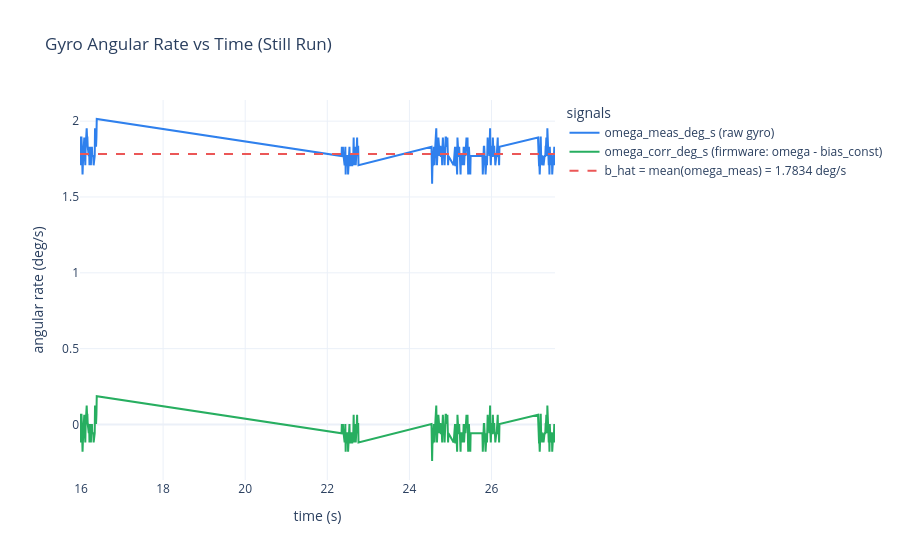
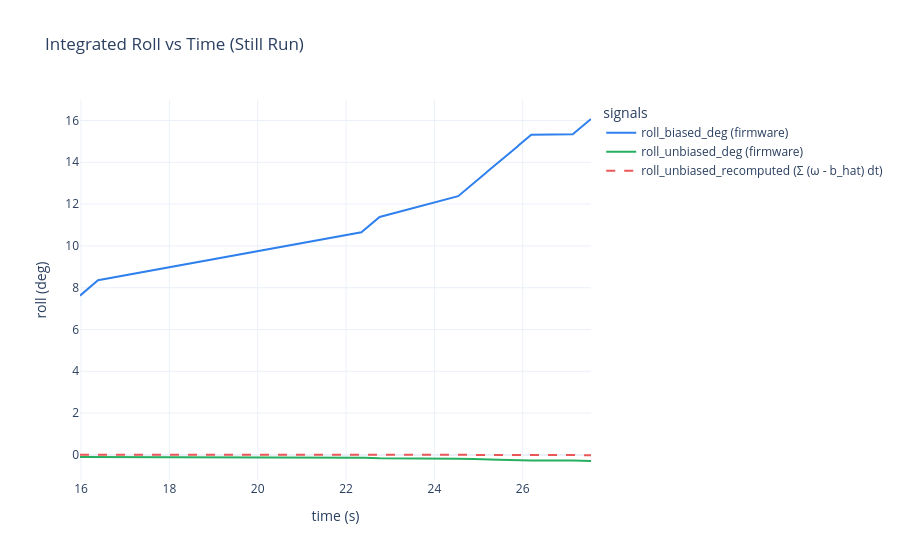
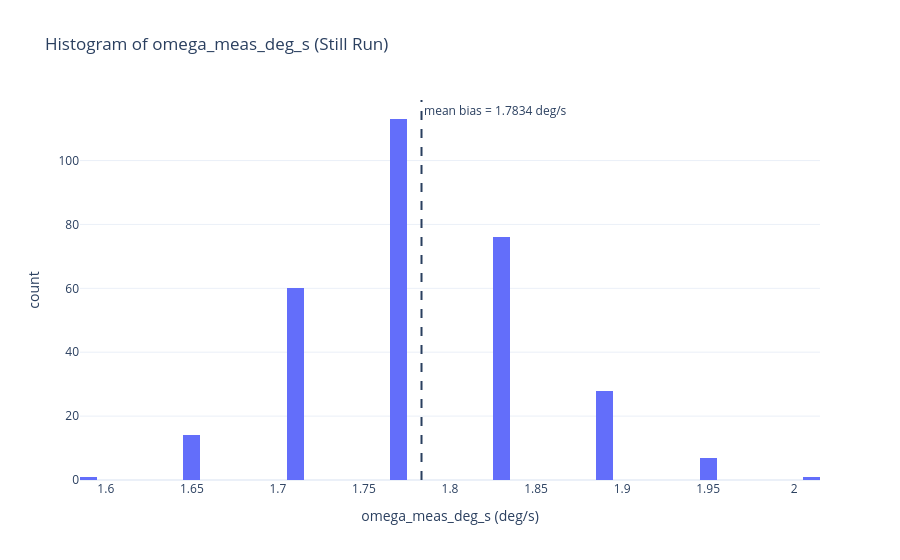
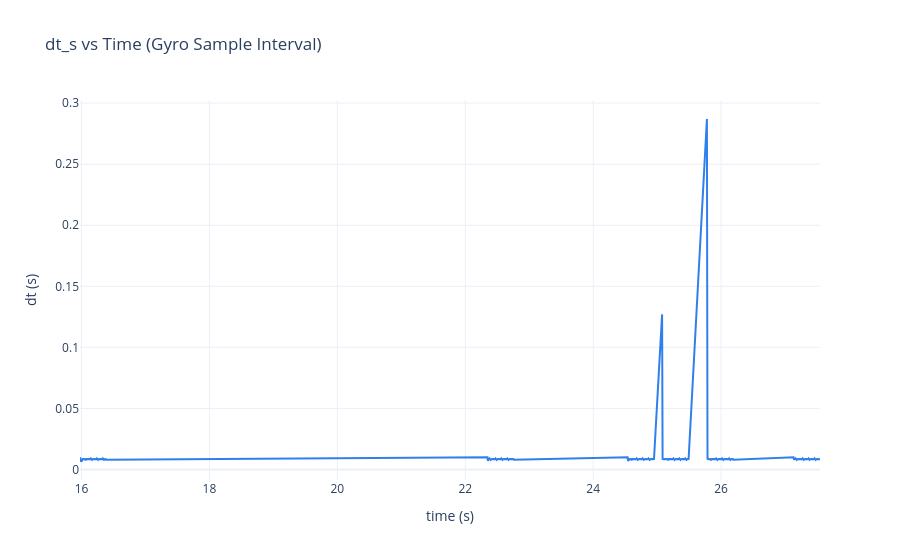

The notebook cell saved with these charts, in order:
### Code cell
# plot_roll_unbiased_csv.py
# -----------------------------------------------------------------------------
# Plot and analyze the "biased + unbiased" roll log produced by your ESP32 code:
#
# CSV columns (from your firmware):
#   time_s, dt_s, omega_meas_deg_s, omega_corr_deg_s, roll_biased_deg, roll_unbiased_deg
#
# Assumption for this script (as you asked):
#   - The IMU was kept STILL for the ENTIRE duration.
#   - Therefore, omega_true ≈ 0 for all time, so omega_meas ≈ bias + noise.
#   - We estimate a single constant bias from the full dataset:
#         b_hat = mean(omega_meas_deg_s)
#
# We then:
#   1) Plot raw omega_meas and omega_corr vs time
#   2) Plot roll_biased and roll_unbiased (firmware) vs time
#   3) Recompute our own unbiased roll using the same dt samples:
#         theta_unbiased_recomputed[k] = Σ (omega_meas[k] - b_hat) * dt[k]
#      (This is the mathematically clean discrete-time bias correction)
#   4) Show histogram of omega_meas (noise distribution around bias)
#
# Usage:
#   python3 plot_roll_unbiased_csv.py /path/to/roll_unbiased0.csv
#
# Dependencies:
#   python3 -m pip install --user numpy pandas plotly
# -----------------------------------------------------------------------------

from __future__ import annotations

import sys
from io import StringIO

import numpy as np
import pandas as pd
import plotly.graph_objects as go
import plotly.express as px


# ----------------------------- Styling -----------------------------
TEMPLATE = "plotly_white"
COLORWAY = ["#2F80ED", "#27AE60", "#EB5757", "#9B51E0", "#F2994A", "#56CCF2"]
# ------------------------------------------------------------------


def load_csv_clean(path: str) -> pd.DataFrame:
    """
    Loads the CSV while removing miniterm banners / dump markers, if present.
    """
    with open(path, "r", encoding="utf-8", errors="ignore") as f:
        lines = f.readlines()

    cleaned = []
    for ln in lines:
        s = ln.strip()
        if not s:
            continue
        if s.startswith("---"):  # miniterm banner / CSV DUMP markers
            continue
        cleaned.append(ln)

    df = pd.read_csv(StringIO("".join(cleaned)))

    expected = [
        "time_s",
        "dt_s",
        "omega_meas_deg_s",
        "omega_corr_deg_s",
        "roll_biased_deg",
        "roll_unbiased_deg",
    ]
    missing = [c for c in expected if c not in df.columns]
    if missing:
        raise ValueError(f"Missing columns in CSV: {missing}\nFound: {list(df.columns)}")

    # Convert to numeric and drop bad rows
    for c in expected:
        df[c] = pd.to_numeric(df[c], errors="coerce")
    df = df.dropna(subset=expected).sort_values("time_s").reset_index(drop=True)

    return df


def estimate_bias_full_run(df: pd.DataFrame) -> dict:
    """
    Under the "still for all time" assumption:
      omega_true ≈ 0  -> omega_meas ≈ b + noise
    So b_hat = mean(omega_meas).

    Also compute a noise std estimate around that mean.
    """
    w = df["omega_meas_deg_s"].to_numpy()
    b_hat = float(np.mean(w))
    med = float(np.median(w))
    std = float(np.std(w, ddof=1)) if w.size > 1 else 0.0

    # Drift rate if you integrate the bias (deg/min)
    drift_deg_per_min = b_hat * 60.0

    # Predicted drift over the whole recorded interval:
    # Use total elapsed time from the data itself
    T = float(df["time_s"].iloc[-1] - df["time_s"].iloc[0])
    predicted_drift_deg = b_hat * T

    return {
        "bias_mean_deg_s": b_hat,
        "bias_median_deg_s": med,
        "noise_std_deg_s": std,
        "drift_deg_per_min": drift_deg_per_min,
        "T_total_s": T,
        "predicted_drift_deg": predicted_drift_deg,
        "n_samples": int(w.size),
    }


def recompute_unbiased_roll(df: pd.DataFrame, bias_deg_s: float) -> np.ndarray:
    """
    Recompute an unbiased roll angle using discrete integration with recorded dt:

      theta_unbiased[k] = Σ_{i=1..k} (omega_meas[i] - b_hat) * dt[i]

    This is the clean discrete-time bias correction consistent with your integration model.
    """
    omega = df["omega_meas_deg_s"].to_numpy()
    dt = df["dt_s"].to_numpy()
    return np.cumsum((omega - bias_deg_s) * dt)


def plot_rates(df: pd.DataFrame, bias_deg_s: float):
    """
    Plot omega_meas and omega_corr. Also draw a horizontal line at the estimated bias.
    """
    fig = go.Figure()
    fig.update_layout(template=TEMPLATE, colorway=COLORWAY)

    fig.add_trace(go.Scatter(
        x=df["time_s"], y=df["omega_meas_deg_s"],
        mode="lines", name="omega_meas_deg_s (raw gyro)",
        line=dict(width=2)
    ))

    fig.add_trace(go.Scatter(
        x=df["time_s"], y=df["omega_corr_deg_s"],
        mode="lines", name="omega_corr_deg_s (firmware: omega - bias_const)",
        line=dict(width=2)
    ))

    # Estimated bias line
    fig.add_trace(go.Scatter(
        x=[df["time_s"].iloc[0], df["time_s"].iloc[-1]],
        y=[bias_deg_s, bias_deg_s],
        mode="lines", name=f"b_hat = mean(omega_meas) = {bias_deg_s:.4f} deg/s",
        line=dict(width=2, dash="dash")
    ))

    fig.update_layout(
        title="Gyro Angular Rate vs Time (Still Run)",
        xaxis_title="time (s)",
        yaxis_title="angular rate (deg/s)",
        hovermode="x unified",
        legend_title="signals",
    )
    fig.show()


def plot_rolls(df: pd.DataFrame, roll_unbiased_recomputed: np.ndarray):
    """
    Plot firmware integrated roll (biased & unbiased) and compare with recomputed unbiased roll.
    """
    fig = go.Figure()
    fig.update_layout(template=TEMPLATE, colorway=COLORWAY)

    fig.add_trace(go.Scatter(
        x=df["time_s"], y=df["roll_biased_deg"],
        mode="lines", name="roll_biased_deg (firmware)",
        line=dict(width=2)
    ))

    fig.add_trace(go.Scatter(
        x=df["time_s"], y=df["roll_unbiased_deg"],
        mode="lines", name="roll_unbiased_deg (firmware)",
        line=dict(width=2)
    ))

    fig.add_trace(go.Scatter(
        x=df["time_s"], y=roll_unbiased_recomputed,
        mode="lines", name="roll_unbiased_recomputed (Σ (ω - b_hat) dt)",
        line=dict(width=2, dash="dash")
    ))

    fig.update_layout(
        title="Integrated Roll vs Time (Still Run)",
        xaxis_title="time (s)",
        yaxis_title="roll (deg)",
        hovermode="x unified",
        legend_title="signals",
    )
    fig.show()


def plot_hist(df: pd.DataFrame, bias_deg_s: float):
    """
    Histogram of omega_meas with a vertical line at bias mean.
    """
    fig = px.histogram(
        df, x="omega_meas_deg_s", nbins=60,
        template=TEMPLATE,
        title="Histogram of omega_meas_deg_s (Still Run)"
    )
    fig.update_layout(xaxis_title="omega_meas_deg_s (deg/s)", yaxis_title="count")

    fig.add_vline(
        x=bias_deg_s,
        line_width=2,
        line_dash="dash",
        annotation_text=f"mean bias = {bias_deg_s:.4f} deg/s",
        annotation_position="top right",
    )
    fig.show()


def plot_dt(df: pd.DataFrame):
    """
    dt sanity plot. For a stable IMU update, dt should hover around a consistent value.
    """
    fig = go.Figure()
    fig.update_layout(template=TEMPLATE, colorway=COLORWAY)
    fig.add_trace(go.Scatter(
        x=df["time_s"], y=df["dt_s"],
        mode="lines", name="dt_s",
        line=dict(width=2)
    ))
    fig.update_layout(
        title="dt_s vs Time (Gyro Sample Interval)",
        xaxis_title="time (s)",
        yaxis_title="dt (s)",
        hovermode="x unified",
    )
    fig.show()


def main():
    if len(sys.argv) < 2:
        print("Usage: python3 plot_roll_unbiased_csv.py /path/to/roll_unbiased0.csv")
        sys.exit(1)

    path = "/home/iitgn-robotics/Debojit_WS/ME692_Data_and_Observer_Design/data/roll_unbiased0.csv"
    df = load_csv_clean(path)

    stats = estimate_bias_full_run(df)
    b_hat = stats["bias_mean_deg_s"]

    roll_unbiased_recomputed = recompute_unbiased_roll(df, bias_deg_s=b_hat)

    # ----------------------------- Print summary -----------------------------
    print("\n=== Bias Estimate (Assuming STILL for Entire Run) ===")
    print(f"Samples used            : {stats['n_samples']}")
    print(f"Total duration (s)      : {stats['T_total_s']:.3f}")
    print(f"Mean bias b_hat         : {stats['bias_mean_deg_s']:+.6f} deg/s")
    print(f"Median                  : {stats['bias_median_deg_s']:+.6f} deg/s")
    print(f"Noise std (around mean) : {stats['noise_std_deg_s']:.6f} deg/s")
    print(f"Drift rate if uncorrected: {stats['drift_deg_per_min']:+.3f} deg/min")
    print(f"Predicted drift over run : {stats['predicted_drift_deg']:+.3f} deg")

    print("\n=== End-of-run sanity check ===")
    print(f"Final roll_biased_deg (firmware)        : {float(df['roll_biased_deg'].iloc[-1]):+.3f} deg")
    print(f"Final roll_unbiased_deg (firmware)      : {float(df['roll_unbiased_deg'].iloc[-1]):+.3f} deg")
    print(f"Final roll_unbiased_recomputed (script) : {float(roll_unbiased_recomputed[-1]):+.3f} deg")

    # ----------------------------- Plots -----------------------------
    plot_rates(df, bias_deg_s=b_hat)
    plot_rolls(df, roll_unbiased_recomputed)
    plot_hist(df, bias_deg_s=b_hat)
    plot_dt(df)


if __name__ == "__main__":
    main()

### Figure 1 — Plotly figure (JSON) as saved in the notebook; plotly's stock layout.template omitted (floating-point values rounded to 4 significant figures; data arrays with more than 128 entries replaced by an {"elided": "..."} marker saying what was removed)
{"data": [{"line": {"width": 2}, "mode": "lines", "name": "omega_meas_deg_s (raw gyro)", "type": "scatter", "x": {"elided": "300 float values"}, "y": {"elided": "300 float values"}}, {"line": {"width": 2}, "mode": "lines", "name": "omega_corr_deg_s (firmware: omega - bias_const)", "type": "scatter", "x": {"elided": "300 float values"}, "y": {"elided": "300 float values"}}, {"line": {"dash": "dash", "width": 2}, "mode": "lines", "name": "b_hat = mean(omega_meas) = 1.7834 deg/s", "type": "scatter", "x": [15.98, 27.55], "y": [1.783, 1.783]}], "layout": {"colorway": ["#2F80ED", "#27AE60", "#EB5757", "#9B51E0", "#F2994A", "#56CCF2"], "hovermode": "x unified", "legend": {"title": {"text": "signals"}}, "title": {"text": "Gyro Angular Rate vs Time (Still Run)"}, "xaxis": {"title": {"text": "time (s)"}}, "yaxis": {"title": {"text": "angular rate (deg/s)"}}}}

### Figure 2 — Plotly figure (JSON) as saved in the notebook; plotly's stock layout.template omitted (floating-point values rounded to 4 significant figures; data arrays with more than 128 entries replaced by an {"elided": "..."} marker saying what was removed)
{"data": [{"line": {"width": 2}, "mode": "lines", "name": "roll_biased_deg (firmware)", "type": "scatter", "x": {"elided": "300 float values"}, "y": {"elided": "300 float values"}}, {"line": {"width": 2}, "mode": "lines", "name": "roll_unbiased_deg (firmware)", "type": "scatter", "x": {"elided": "300 float values"}, "y": {"elided": "300 float values"}}, {"line": {"dash": "dash", "width": 2}, "mode": "lines", "name": "roll_unbiased_recomputed (Σ (ω - b_hat) dt)", "type": "scatter", "x": {"elided": "300 float values"}, "y": {"elided": "300 float values"}}], "layout": {"colorway": ["#2F80ED", "#27AE60", "#EB5757", "#9B51E0", "#F2994A", "#56CCF2"], "hovermode": "x unified", "legend": {"title": {"text": "signals"}}, "title": {"text": "Integrated Roll vs Time (Still Run)"}, "xaxis": {"title": {"text": "time (s)"}}, "yaxis": {"title": {"text": "roll (deg)"}}}}

### Figure 3 — Plotly figure (JSON) as saved in the notebook; plotly's stock layout.template omitted (floating-point values rounded to 4 significant figures; data arrays with more than 128 entries replaced by an {"elided": "..."} marker saying what was removed)
{"data": [{"bingroup": "x", "hovertemplate": "omega_meas_deg_s=%{x}<br>count=%{y}<extra></extra>", "legendgroup": "", "marker": {"color": "#636efa", "pattern": {"shape": ""}}, "name": "", "nbinsx": 60, "orientation": "v", "showlegend": false, "type": "histogram", "x": {"elided": "300 float values"}, "xaxis": "x", "yaxis": "y"}], "layout": {"annotations": [{"showarrow": false, "text": "mean bias = 1.7834 deg/s", "x": 1.783, "xanchor": "left", "xref": "x", "y": 1, "yanchor": "top", "yref": "y domain"}], "barmode": "relative", "legend": {"tracegroupgap": 0}, "shapes": [{"line": {"dash": "dash", "width": 2}, "type": "line", "x0": 1.783, "x1": 1.783, "xref": "x", "y0": 0, "y1": 1, "yref": "y domain"}], "title": {"text": "Histogram of omega_meas_deg_s (Still Run)"}, "xaxis": {"anchor": "y", "domain": [0, 1], "title": {"text": "omega_meas_deg_s (deg/s)"}}, "yaxis": {"anchor": "x", "domain": [0, 1], "title": {"text": "count"}}}}

### Figure 4 — Plotly figure (JSON) as saved in the notebook; plotly's stock layout.template omitted (floating-point values rounded to 4 significant figures; data arrays with more than 128 entries replaced by an {"elided": "..."} marker saying what was removed)
{"data": [{"line": {"width": 2}, "mode": "lines", "name": "dt_s", "type": "scatter", "x": {"elided": "300 float values"}, "y": {"elided": "300 float values"}}], "layout": {"colorway": ["#2F80ED", "#27AE60", "#EB5757", "#9B51E0", "#F2994A", "#56CCF2"], "hovermode": "x unified", "title": {"text": "dt_s vs Time (Gyro Sample Interval)"}, "xaxis": {"title": {"text": "time (s)"}}, "yaxis": {"title": {"text": "dt (s)"}}}}
